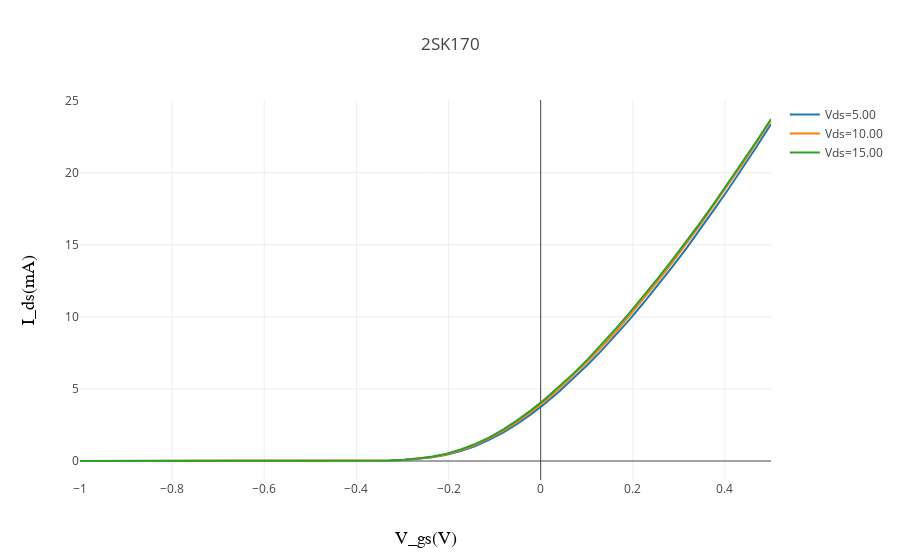

Notebook source saved alongside this figure:
### Code cell
#print(results)
data= []

for r in results:
    trace =  go.Scatter(x=r['Vgs'], y=1e3*r['Ids'], name='Vds=%.2f' % (r['Vds']))
    data.append(trace)

layout = go.Layout(
    title='2SK170',
    xaxis=dict(
        title='V_gs(V)',
        #type='log',
        titlefont=dict(
            family='Courier New, monospace',
            size=18,
            color='#000000'
        )
    ),
    yaxis=dict(
        title='I_ds(mA)', 
        #range=[0, 300],
        titlefont=dict(
            family='Courier New, monospace',
            size=18,
            color='#000000'
        )
    )
)


iplot({ 'data': data, "layout": layout })
